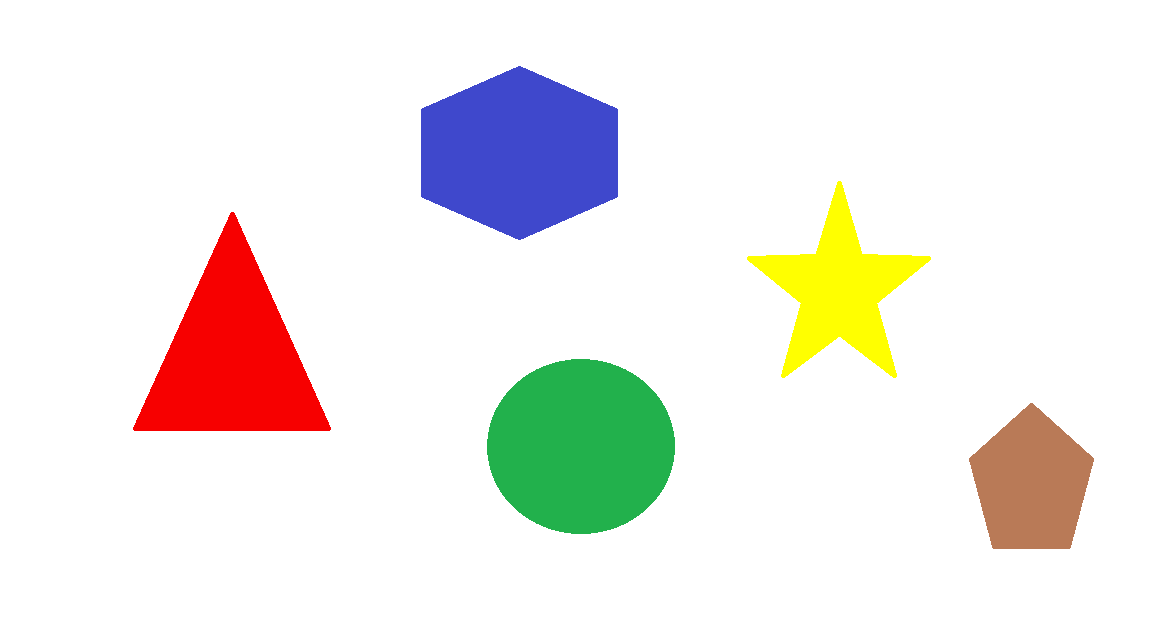
#> input picture PYTHON/Project/shape.png, 1152 x 625 px
$ python shape_detection.py
#> lines starting #> are read from the running program, lines starting #| are printed output that depends on the picture; after the words box and inside, x2 and y2 are one past the last pixel; in counts of white or black regions, pixels touching at a corner belong together
import numpy as np
import cv2
img=cv2.imread('shape.png')
#> img is the input picture: shape (625, 1152, 3); mean B, G, R 231.1, 235.4, 238.7
img=cv2.resize(img, (600,500))
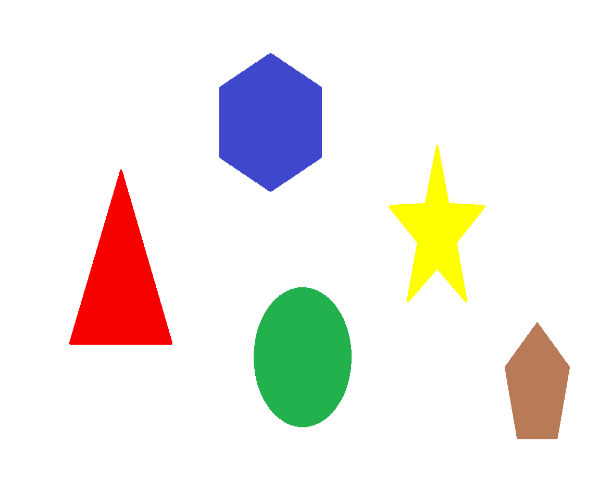
#> img: shape (500, 600, 3); mean B, G, R 231.1, 235.3, 238.7
cv2.imshow("original", img)
#lets detect shapes
imggray=cv2.cvtColor(img,cv2.COLOR_BGR2GRAY)
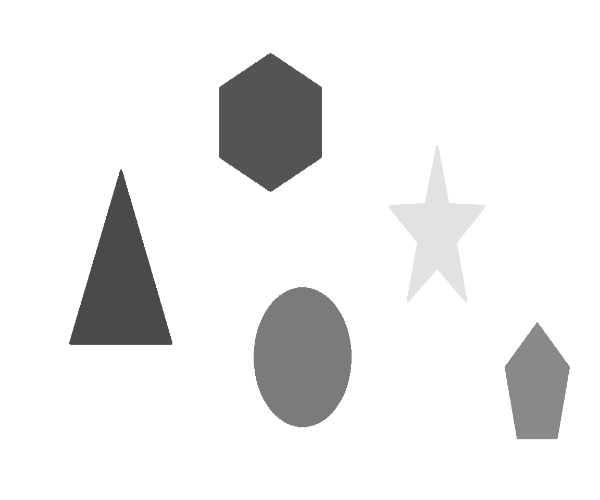
#> imggray: shape (500, 600); min 74, max 255, mean 235.9
_,thresh=cv2.threshold(imggray, 240,255,cv2.THRESH_BINARY) #find the threshold of color in image
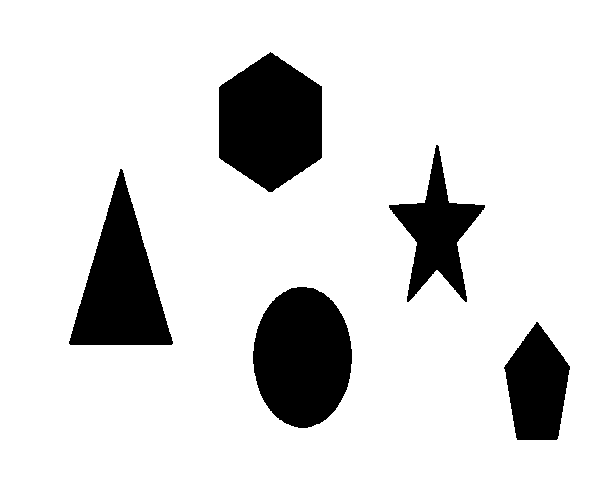
#> thresh: shape (500, 600); 85.9% white; 5 black regions
contours,_=cv2.findContours(thresh, cv2.RETR_TREE,cv2.CHAIN_APPROX_SIMPLE) #FIND THE CONTOUR IN IMAGE
#> contours = 6 contours; box (x1, y1, x2, y2) and area: (0, 0, 600, 500) 298901, (218, 51, 323, 193) 11084, (252, 286, 353, 429) 11053, (68, 168, 174, 346) 9650, (388, 144, 486, 303) 5816, (503, 321, 571, 441) 5536
for contour in contours:
    approx=cv2.approxPolyDP(contour,0.01*cv2.arcLength(contour,True),True)#get approximate polygonal curve
    cv2.drawContours(img,[approx],0,(0,0,0),3) #draw contour
    x=approx.ravel()[0]
    y=approx.ravel()[1]-7 #defining the x and y point of shape to write text on it
    #now if else conditions to find different shapes
    #for triangle
    if len(approx)==3: #triangle has 3 sides
        cv2.putText(img,"Triangle",(x,y),cv2.FONT_HERSHEY_COMPLEX,0.7,(0,0,0),2)
    #for square and rectangle
    elif len(approx)==4:
        x,y,w,h=cv2.boundingRect(approx)
        if(x+w)==(y+h): #condition for square
            cv2.putText(img, "Square", (x, y-5), cv2.FONT_HERSHEY_COMPLEX, 0.7, (0, 0, 0), 2)
        else:# for rectangle
            cv2.putText(img, "Rectangle", (x, y-10), cv2.FONT_HERSHEY_COMPLEX, 0.7, (0, 0, 0), 2)
    elif len(approx)==6:
        cv2.putText(img, "Hexagon", (x, y), cv2.FONT_HERSHEY_COMPLEX, 0.7, (0, 0, 0), 2)
    elif len(approx)==5:
        cv2.putText(img, "Polygon", (x-40, y), cv2.FONT_HERSHEY_COMPLEX, 0.7, (0, 0, 0), 2) #full polygon name is not visible
    elif len(approx)==10:
        cv2.putText(img, "Star", (x-35, y), cv2.FONT_HERSHEY_COMPLEX, 0.7, (0, 0, 0), 2) #now its good
    else:
        cv2.putText(img, "Circle", (x, y), cv2.FONT_HERSHEY_COMPLEX, 0.7, (0, 0, 0), 2)
#> this loop made 6 passes
#> (approx, w, h) on pass 1: ([[0, 0], [0, 499], [599, 499], [599, 0]], 600, 500)
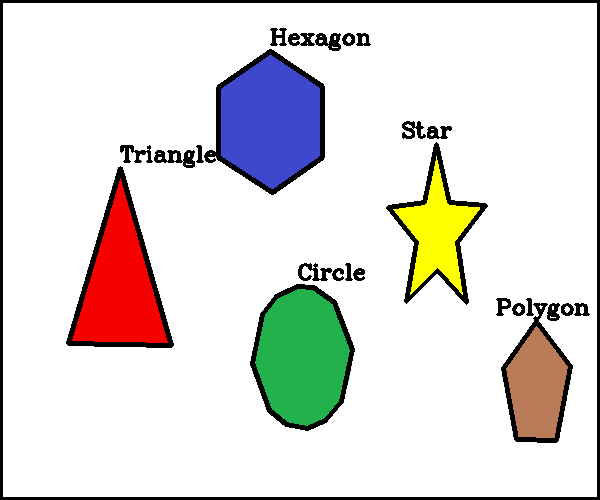
#> img: shape (500, 600, 3); 6.72% of pixels changed, all inside (x1, y1, x2, y2) = (0, 0, 600, 500)
cv2.imshow("Shape", img)
cv2.waitKey(0)
cv2.destroyAllWindows()

$ run again, with PYTHON/Project/BW.jpg saved as PYTHON/Project/shape.png
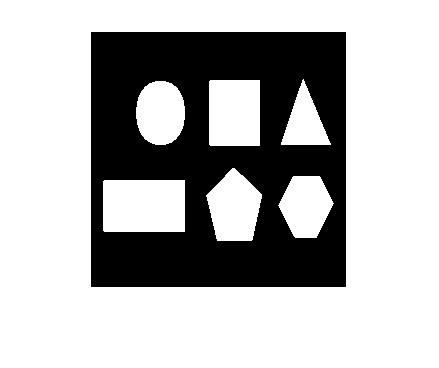
#> input picture PYTHON/Project/BW.jpg, 439 x 368 px
#> img is the input picture: shape (368, 439, 3); min 0, max 255, mean 179.6
#> `_,thresh=cv2.threshold(imggray, 240,255,cv2.THRESH_BINARY)`:
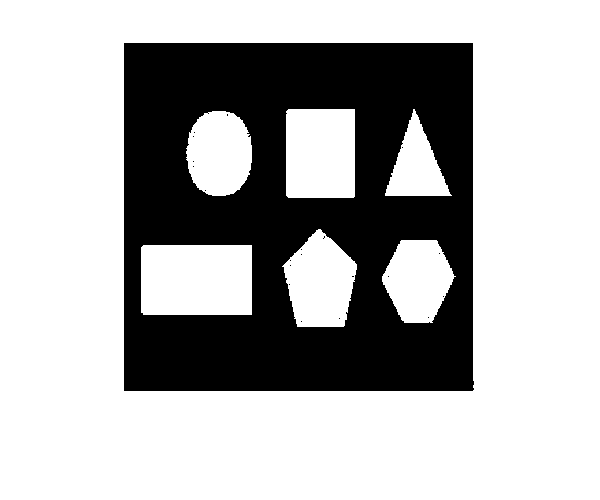
#> thresh: shape (500, 600); 69.8% white; 21 black regions (20 under 20 px)
#> contours = 30 contours, 22 with area under 20; largest, box (x1, y1, x2, y2) and area: (0, 0, 600, 500) 298901, (123, 42, 475, 392) 122154, (141, 245, 252, 315) 7584, (286, 109, 355, 198) 5978, (282, 229, 357, 327) 5029, (186, 111, 252, 196) 4416, (382, 240, 456, 323) 4271, (385, 109, 452, 196) 2829
#> the loop `for contour in contours:` made 30 passes
#> (approx, w, h) on passes 1, 2, 3, 5, 6, 7: ([[0, 0], [0, 499], [599, 499], [599, 0]], 600, 500), ([[123, 43], [472, 42], [474, 389], [124, 391]], 352, 350), ([[141, 247], [143, 314], [251, 314], [251, 245]], 111, 70), ([[427, 317], [428, 316], [429, 317], [428, 318]], 3, 3), ([[442, 296], [443, 295], [444, 296], [443, 297]], 3, 3), ([[387, 276], [388, 275], [389, 276], [388, 277]], 3, 3)
#> after the loop `for contour in contours:`:
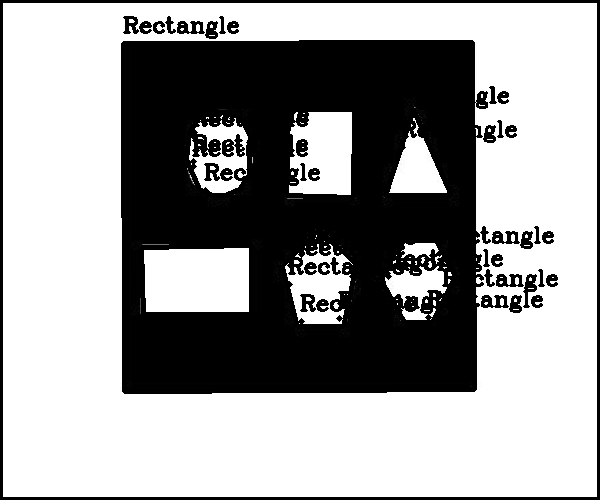
#> img: shape (500, 600, 3); min 0, max 255, mean 156.9

$ run again, with PYTHON/Project/x.jpg saved as PYTHON/Project/shape.png
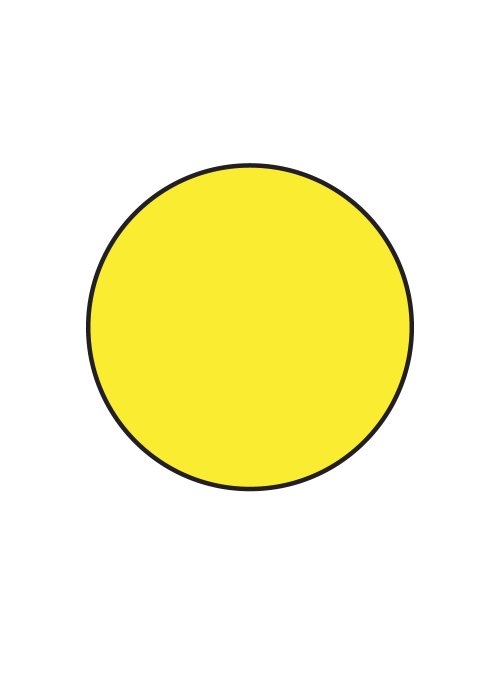
#> input picture PYTHON/Project/x.jpg, 1000 x 1400 px (shown at 1/2 size)
#> img is the input picture: shape (1400, 1000, 3); mean B, G, R 205, 247.7, 251
#> `_,thresh=cv2.threshold(imggray, 240,255,cv2.THRESH_BINARY)`:
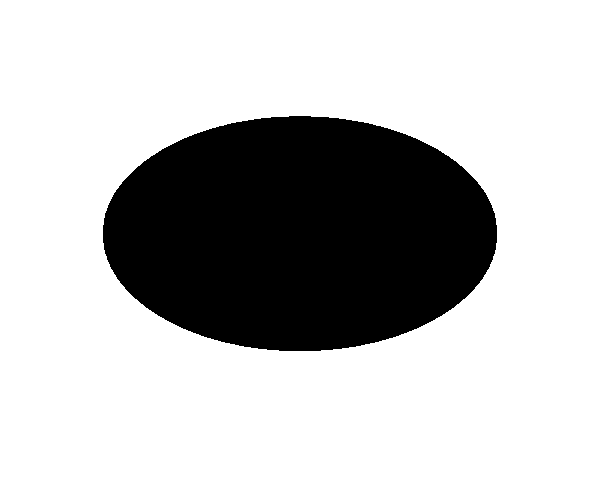
#> thresh: shape (500, 600); 75.7% white; 1 black region
#> contours = 2 contours; box (x1, y1, x2, y2) and area: (0, 0, 600, 500) 298901, (102, 115, 498, 352) 73267
#> the loop `for contour in contours:` made 2 passes
#> (approx, w, h) on pass 1: ([[0, 0], [0, 499], [599, 499], [599, 0]], 600, 500)
#> after the loop `for contour in contours:`:
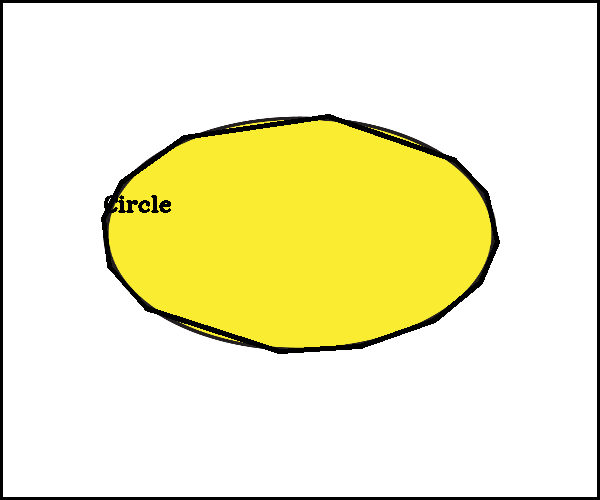
#> img: shape (500, 600, 3); mean B, G, R 197.9, 239.3, 242.4
